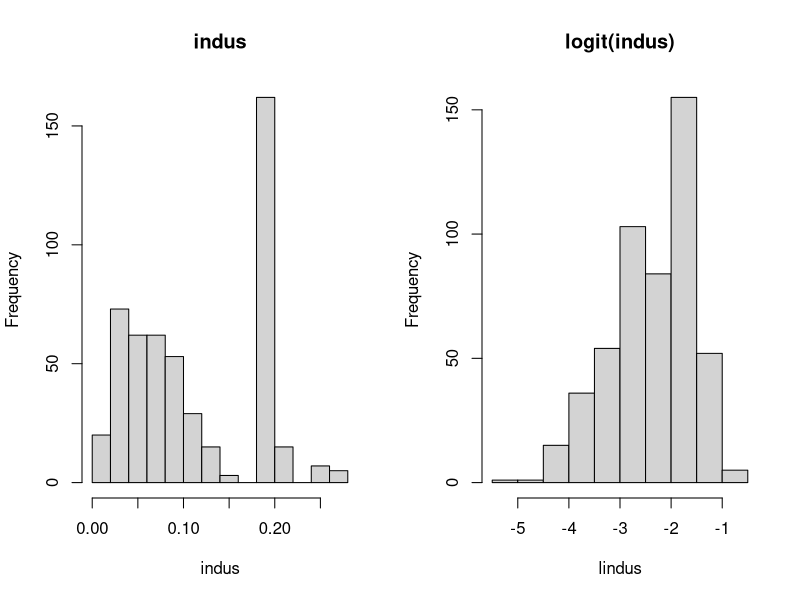

Write the R code that produced this figure.
data(Boston, package="MASS")
library("car")         
par(mfrow=c(1,2))
# logit
indus <- Boston$indus/100 # percentages
hist(indus, main="indus")                             
lindus <- logit(indus)     
hist(lindus, main="logit(indus)")
